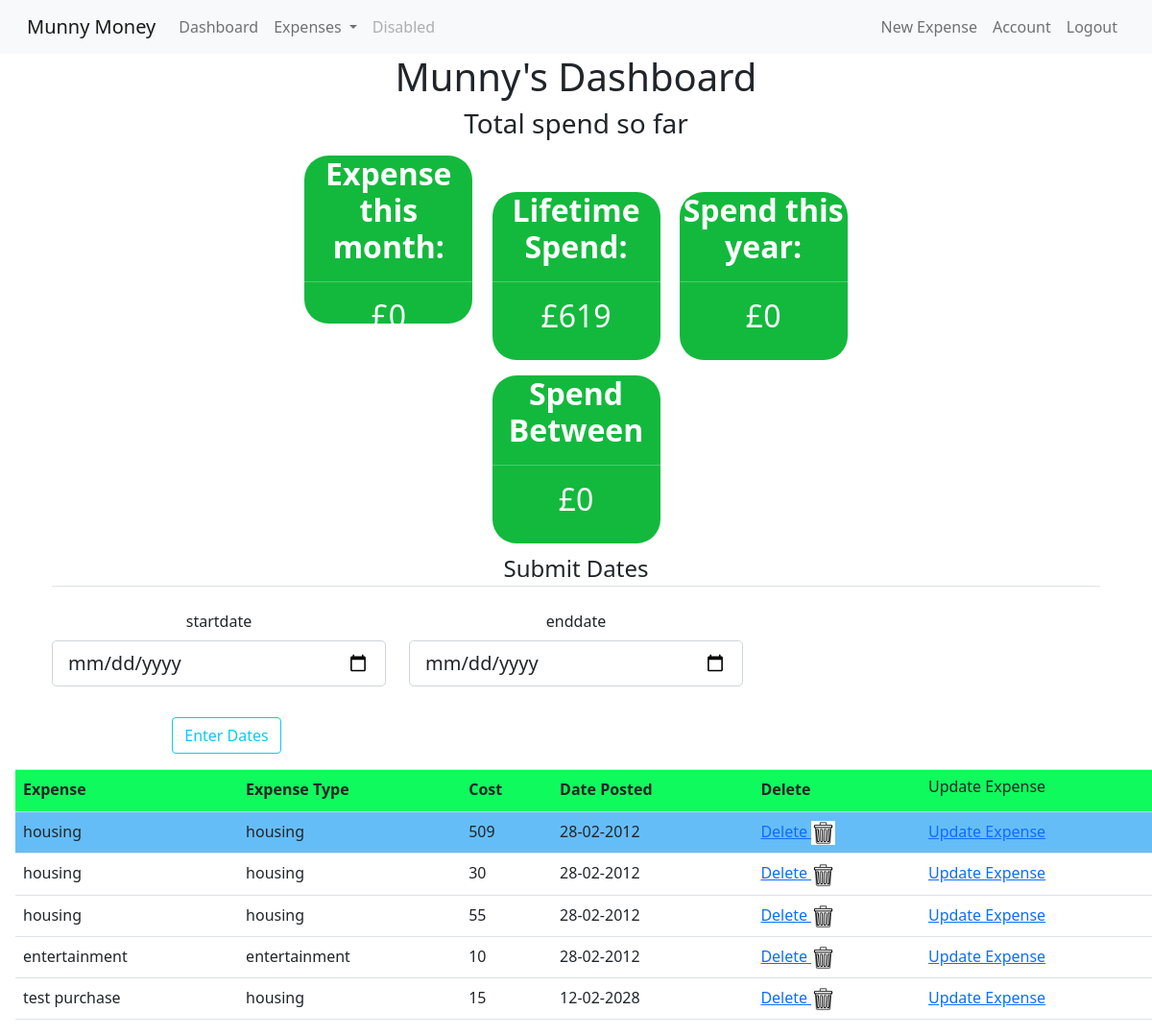
Screenshot of /start (signed in) with the database file from the repository.
### budget_app/models.py (models this page shows, shortened)
class User(db.Model, UserMixin):
    id = db.Column(db.Integer, primary_key=True)
    email = db.Column(db.String(120), unique=True, nullable=False)
    username = db.Column(db.String(20), unique=True, nullable=False)
    password = db.Column(db.String(60), nullable=False)
    total_cost = db.Column(db.Integer, nullable=False, default = 0)
    expense = db.relationship('Expense', backref='user', lazy=True)

class Expense(db.Model):
    id = db.Column(db.Integer, primary_key=True)
    vendor = db.Column(db.String(100), nullable=False)
    expense_type = db.Column(db.String(50), nullable=False)
    cost = db.Column(db.Integer, nullable=False)
    date_posted = db.Column(db.DateTime, nullable=False, default=datetime.utcnow)
    user_id = db.Column(db.Integer, db.ForeignKey('user.id'), nullable=False)

### budget_app/routes.py (the view, shortened to what this page needs)
@app.route('/start', methods=['GET', 'POST'])
@login_required
def start():
    expenseData = Expense.query.filter_by(user_id = session["user_id"])
    print(expenseData)
    totalSpend = []
    form = GetDateRange()
    flag = False
    current_date = datetime.date.today()
    current_month = current_date.month
    current_year = current_date.year
    spend_this_month = 0
    spend_this_year = 0
    spend = 0
    for cost in expenseData:
        i = cost.cost
        totalSpend.append(i)
        year = (cost.date_posted.year)
        month = (cost.date_posted.month)
        if flag:
            if startdate <= cost.date_posted <= enddate:
                spend += cost.cost
        if year == current_year:
            spend_this_year += cost.cost
            if month == current_month:
                spend_this_month += cost.cost
    totalSpend = sum(totalSpend)
    headings = ("Expense", "Expense Type", "Cost", "Date Posted", "Delete")
    expenses = Expense.query.filter_by(user_id = session["user_id"])
    return render_template('start.html', expenseData=expenseData, totalSpend=totalSpend, expenses=expenses, headings=headings, form=form, spend_this_month=spend_this_month, spend_this_year=spend_this_year, spend=spend)

### budget_app/forms.py
class GetDateRange(FlaskForm):
    startdate = DateField('startdate',format='%Y-%m-%d')
    enddate = DateField('enddate',format='%Y-%m-%d')
    submit = SubmitField('Enter Dates')

### budget_app/models.py (called while the page is built)
@login_manager.user_loader
def load_user(user_id):
    return User.query.get(int(user_id))

### budget_app/templates/start.html (shortened to what this page needs)
{% extends 'base.html' %}
{% block head %}
<link rel="stylesheet" href="/static/styles.css" />
{% endblock %}
{% block body %}
    <h1>{{current_user.username.title()}}'s Dashboard </h1>
    <h3>Total spend so far </h3>
    {% if current_user.is_authenticated %}
<div class="container">
    <div class="block" style="color:blue"><h2 style="color:white"><strong>Expense this month: </strong><hr>£{{ spend_this_month }}</h2></div>
    <div class="block" style="color:white"><h2 style="color:white"><strong>Lifetime Spend: </strong> <hr> £{{ totalSpend }}  </h2></div>
    <div class="block" style="color:darkred"><h2 style="color:white"><strong>Spend this year: </strong><hr>£{{ spend_this_year }}</h2></div>
    <br>
    <div class="block" style="color:darkred">
        <h2 style="color:white">
            <strong>Spend Between </strong><hr>£{{ spend }}</h2></div>
            <form method="POST" action="">
                <fieldset class="form-group">
                    <legend class="border-bottom mb-4">Submit Dates</legend>
                    <div class="row">
                    <div class="form-group col-sm-4">
                        {{ form.startdate.label(class="form-control-label") }}
                        {% if form.startdate.errors %}
                            {{ form.startdate(class="form-control form-control-lg is-invalid") }}
                            <div class="invalid-feedback">
                                {% for error in form.startdate.errors %}
                                    <span>{{ error }}</span>
                                {% endfor %}
                            </div>
                        {% else %}
                            {{ form.startdate(class="form-control form-control-lg") }}
                        {% endif %}
                    </div>
                    <div class="form-group col-sm-4">
                        {{ form.enddate.label(class="form-control-label") }}
                        {% if form.enddate.errors %}
                            {{ form.enddate(class="form-control form-control-lg is-invalid") }}
                            <div class="invalid-feedback">
                                {% for error in form.enddate.errors %}
                                    <span>{{ error }}</span>
                                {% endfor %}
                            </div>
                        {% else %}
                            {{ form.enddate(class="form-control form-control-lg") }}
                        {% endif %}
                    </div>
                </fieldset>
                <div class="form-group col-sm-4">
                    {{ form.submit(class="btn btn-outline-info") }}
                </div>
                </div>
</div>
    {% endif %}
    <table class="table">
        <tr class="table__header">
        {% for header in headings %}
        <th class="table__cell">{{ header }}</th>
        {% endfor %}
        <td class="table__cell"><h6>Update Expense</h6>
        </td>
        </tr>
        <tr class="table__row">
        {% for item in expenses %}
            <td class= "table__cell">{{ item.vendor }}</td>
            <td class= "table__cell">{{ item.expense_type }}</td>
            <td class= "table__cell">{{ item.cost }}</td>
            <td class= "table__cell">{{ item.date_posted.strftime('%d-%m-%Y') }}</td>
            <td> <a href="{{ url_for('delete_expense', expense_id=item.id) }}"> Delete <img border="5" alt="Delete Expense" src="{{url_for('static', filename='garbage_can.png')}}" width="25" height="25"></a></td>
            <td> <a href="{{ url_for('expense', expense_id=item.id) }}">Update Expense</a></td>
        </tr>
        {% endfor %}
    </table>
{% endblock %}

### budget_app/templates/base.html (shortened to what this page needs)
<!DOCTYPE html>
<html lang="en">
<head>
    <link rel="stylesheet" href="https://maxcdn.bootstrapcdn.com/bootstrap/4.0.0/css/bootstrap.min.css">
    <link href="https://cdn.jsdelivr.net/npm/bootstrap@5.0.0-beta1/dist/css/bootstrap.min.css" rel="stylesheet">
    {% block head %} {% endblock %}
</head>
<body>
  <header class="site-header">
    <nav class="navbar navbar-expand-lg navbar-light bg-light">
      <div class="container-fluid">
        <a class="navbar-brand" href="{{ url_for('index') }}">Munny Money</a>
        {% if current_user.is_authenticated %}
        <div class="collapse navbar-collapse" id="navbarSupportedContent">
          <ul class="navbar-nav me-auto mb-2 mb-lg-0">
            <li class="nav-item">
              <a class="nav-link" href="{{ url_for('start') }}">Dashboard</a>
            </li>
            <li class="nav-item dropdown">
              <a class="nav-link dropdown-toggle" href="#" id="navbarDropdown" role="button" data-bs-toggle="dropdown" aria-expanded="false">
                Expenses
              </a>
            </li>
            <li class="nav-item">
              <a class="nav-link disabled" href="#" tabindex="-1" aria-disabled="true">Disabled</a>
            </li>
            {% endif %}
          </ul>
          <div class="navbar-nav">
            {% if current_user.is_authenticated %}
            <a class="nav-link" href="{{ url_for('new_expense') }}">New Expense</a>
            <a class="nav-link" href="{{ url_for('account') }}">Account</a>
            <a class="nav-link" href="{{ url_for('logout') }}">Logout</a>
            {% else %}
              <a class="nav-link" href="{{ url_for('login') }}">Login</a>
              <a class="nav-link" href="{{ url_for('register') }}">Register</a>
            {% endif %}
        </div>
      </div>
    </nav>
    </header>
    <div class="container">
        {% block body %} {% endblock %}
</body>
</html>

### budget_app/static/styles.css (style rules this page uses)
.table { border-spacing: 0; margin: 1rem; }
.table__row:nth-child(even) { background-color: rgb(101, 189, 248); }
.table__header { text-align: left; background-color: rgb(15, 250, 93); }
.table__cell { padding: 8px; }

### budget_app/templates/start.html (style rules this page uses)
h1 { text-align: center; }
h3 { text=align: center; }
div { text-align: center; }
.block { display: inline-block; width: 175px; height: 175px; border-radius: 25px; background-color: rgb(19, 185, 60); margin: 8px }
.container { text-align: center; }

### rows the page displays
User: username "Munny"
Expense: vendor "housing", expense_type "housing", cost "509", date_posted "28-02-2012"
Expense: vendor "housing", expense_type "housing", cost "30", date_posted "28-02-2012"
Expense: vendor "housing", expense_type "housing", cost "55", date_posted "28-02-2012"
Expense: vendor "entertainment", expense_type "entertainment", cost "10", date_posted "28-02-2012"
Expense: vendor "test purchase", expense_type "housing", cost "15", date_posted "12-02-2028"

### other values shown
{{ spend_this_month }} "0"
{{ totalSpend }} "619"
{{ spend_this_year }} "0"
{{ spend }} "0"
{{ header }} "Expense" "Expense Type" "Cost" "Date Posted" "Delete"
